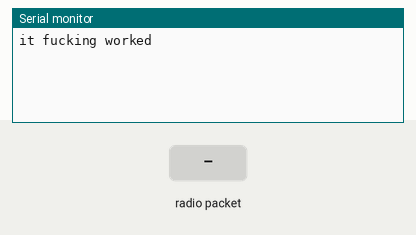
The sketch below on a simulated Arduino Uno, built with avr-gcc and run on an emulated ATmega328P. Parts: the last lines printed to the serial monitor. The inputs (shaded band) are chosen by the test bench. No radio packets arrive unless stated.

Above: at 1.2 s.
1.3 s: radio packet "1" arrives
At 2.2 s:
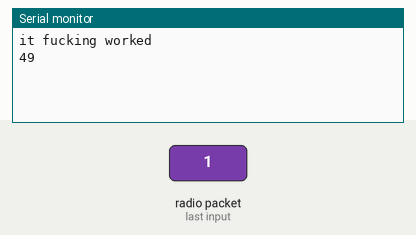
2.8 s: radio packet "0" arrives
At 3.4 s:
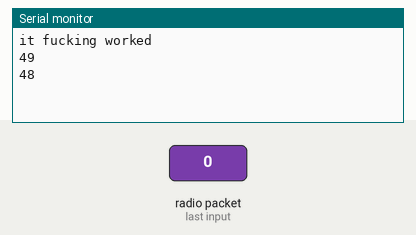
4.3 s: radio packet "2" arrives
At 5.7 s:
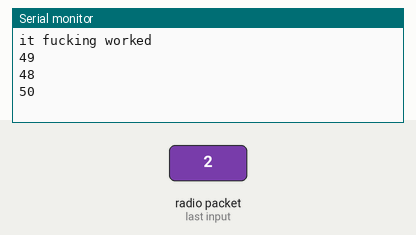

Measured:
- after the input at 1.3 s, the serial monitor: prints a new line at once (image 1)
- after the input at 2.8 s, the serial monitor: prints a new line at once (image 2)
- after the input at 4.3 s, the serial monitor: prints a new line at once (image 3)

The sketch:

receiver_test.ino
```cpp
#include <RH_ASK.h>
#include <SPI.h> // Not actually used but needed to compile

RH_ASK driver(2500, 49, 4, 5);

void setup()
{
  Serial.begin(9600);
  if(!driver.init())
  {
    Serial.println("rh reciever init failed");
  }
  else
  {
    Serial.println("it fucking worked");
  }
}

void loop()
{
    uint64_t data;
    uint8_t datalen = sizeof(data);
    short mask = 0b1111111111;

    if (driver.recv((uint8_t*)&data, &datalen)) // Non-blocking
    {
	    // Message with a good checksum received, dump it.

      Serial.println(mask & short((data >> (10 * 0))));
    }
}
```
